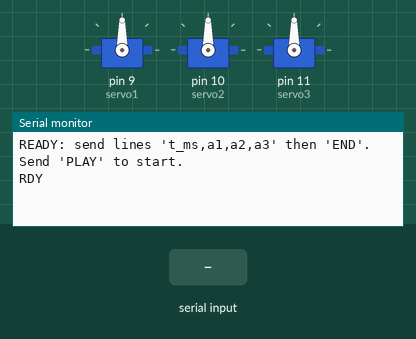
Simulated run of this sketch. Board: Arduino Uno, built with avr-gcc and run on an emulated ATmega328P. Shown: 3 × servo, the last lines printed to the serial monitor. Inputs (shaded band) come from the test bench.

Above: at 1.2 s.
1.3 s: "END\n" received over Serial
At 2.5 s:
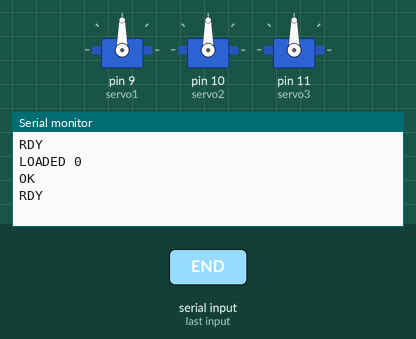
2.8 s: byte 10 ('\n') received over Serial
At 3.9 s:
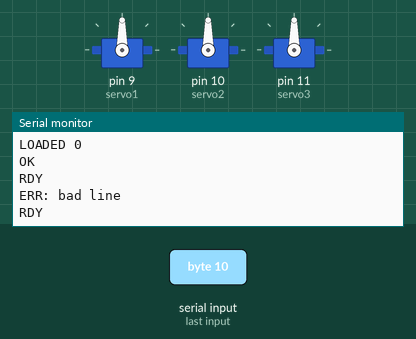
4.3 s: "PLAY\n" received over Serial
At 5.0 s:
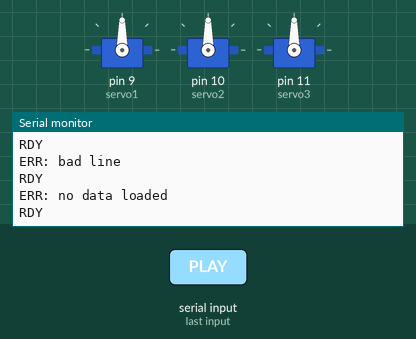
5.8 s: "CLEAR\n" received over Serial
At 6.2 s:
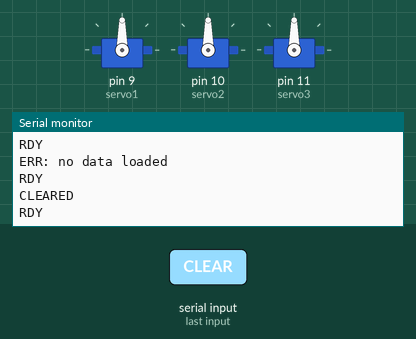

Measured:
- after the input at 1.3 s, the serial monitor: prints a new line at once (image 1)
- after the input at 2.8 s, the serial monitor: prints a new line at once (image 2)
- after the input at 4.3 s, the serial monitor: prints a new line at once (image 3)
- after the input at 5.8 s, the serial monitor: prints a new line at once (image 4)

The sketch:

CSVtoMotorsV1.ino
```cpp
#include <Servo.h>

// Haglid
// Servo simulink CSV interface V1 (HANDSHAKE)
// Most recent update: Jan 29 2026

Servo s1, s2, s3;

// Declare Servo Pins
const int servo1 = 9;
const int servo2 = 10;
const int servo3 = 11;

// Trajectory
struct Sample {
  uint32_t t_ms;
  uint8_t a1;
  uint8_t a2;
  uint8_t a3;
};

// Keep memory small
const int MAX_SAMPLES = 180;
Sample traj[MAX_SAMPLES];
int nSamples = 0;

bool loaded = false;
bool playing = false;

uint32_t tStart = 0;
int idx = 0;

// Handshake token
const char* RDY = "RDY";

// Read line from serial
bool readLine(char* buf, size_t buflen) {
  static size_t pos = 0;
  while (Serial.available()) {
    char c = (char)Serial.read();
    if (c == '\r') continue;
    if (c == '\n') {
      buf[pos] = '\0';
      pos = 0;
      return true;
    }
    if (pos < buflen - 1) buf[pos++] = c;
  }
  return false;
}

void resetPlayback() {
  playing = false;
  idx = 0;
  loaded = (nSamples > 0);
}

void setup() {
  Serial.begin(115200);

  s1.attach(servo1);
  s2.attach(servo2);
  s3.attach(servo3);

  Serial.println("READY: send lines 't_ms,a1,a2,a3' then 'END'. Send 'PLAY' to start.");
  Serial.println(RDY); // Handshake: ready to receive first command
}

void loop() {
  static char line[64];

  // ---- LOAD MODE ----
  if (!playing) {
    if (readLine(line, sizeof(line))) {

      // Commands
      if (strcmp(line, "END") == 0) {
        loaded = (nSamples > 0);
        Serial.print("LOADED ");
        Serial.println(nSamples);
        Serial.println("OK");
        Serial.println(RDY); // Handshake: ready for next command
        return;
      }

      if (strcmp(line, "PLAY") == 0) {
        if (loaded) {
          playing = true;
          tStart = millis();
          idx = 0;
          Serial.println("PLAYING");
          // NOTE: do NOT print RDY here; during playback we handshake per applied point.
        } else {
          Serial.println("ERR: no data loaded");
          Serial.println(RDY); // Handshake: ready for next command
        }
        return;
      }

      if (strcmp(line, "CLEAR") == 0) {
        nSamples = 0;
        loaded = false;
        Serial.println("CLEARED");
        Serial.println(RDY); // Handshake: ready for next command
        return;
      }

      // Parse sample: t_ms,a1,a2,a3
      uint32_t t;
      int a1, a2, a3;
      if (sscanf(line, "%lu,%d,%d,%d", &t, &a1, &a2, &a3) == 4) {
        if (nSamples < MAX_SAMPLES) {
          traj[nSamples].t_ms = t;
          traj[nSamples].a1 = (uint8_t)constrain(a1, 0, 180);
          traj[nSamples].a2 = (uint8_t)constrain(a2, 0, 180);
          traj[nSamples].a3 = (uint8_t)constrain(a3, 0, 180);
          nSamples++;

          // Handshake: acknowledge each received line so MATLAB can send the next one
          Serial.println(RDY);

          // Optional: ack every N lines to reduce chatter (keep if you want extra debug)
          // if (nSamples % 50 == 0) Serial.println("ACK");
        } else {
          Serial.println("ERR: MAX_SAMPLES reached");
          Serial.println(RDY); // Handshake anyway so MATLAB doesn't hang
        }
      } else {
        Serial.println("ERR: bad line");
        Serial.println(RDY); // Handshake anyway so MATLAB doesn't hang
      }
    }
    return;
  }

  // ---- PLAYBACK MODE ----
  uint32_t now = millis() - tStart;

  // Push all samples that are due
  while (idx < nSamples && now >= traj[idx].t_ms) {
    s1.write(traj[idx].a1);
    s2.write(traj[idx].a2);
    s3.write(traj[idx].a3);

    idx++;

    // Handshake: signal that a point was applied (lets MATLAB pace if you stream during playback)
    Serial.println(RDY);
  }

  if (idx >= nSamples) {
    playing = false;
    Serial.println("DONE");
    Serial.println(RDY); // ready for new load/play commands
  }
}
```
